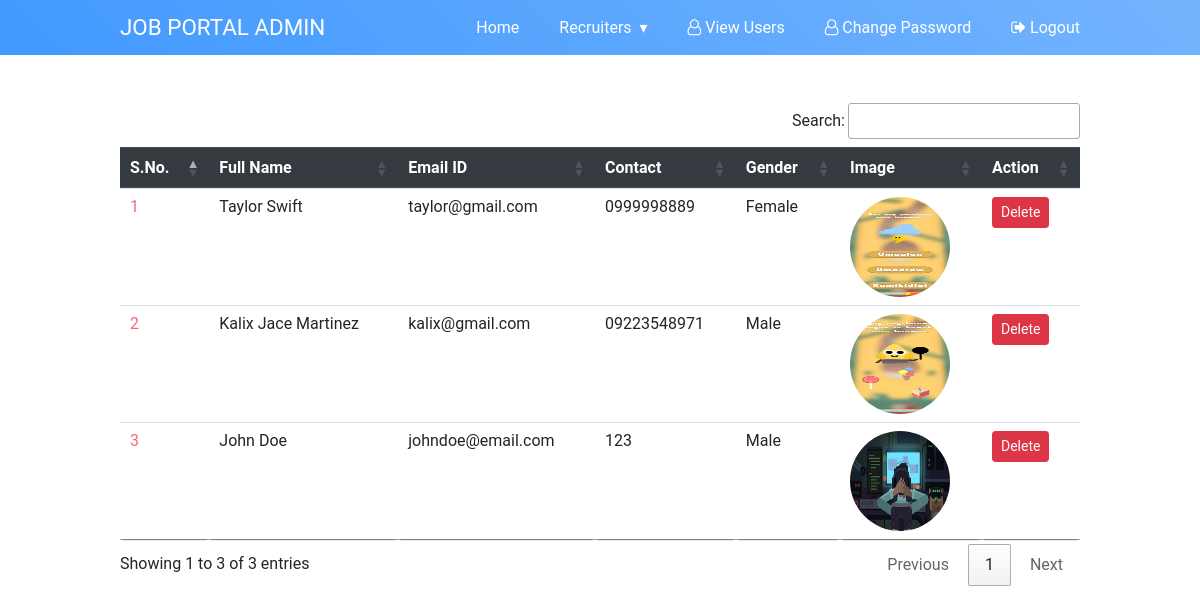
The page /view_users (signed in) on the database its author committed.
### job/models.py (models this page shows, shortened)
class StudentUser(models.Model):
    user = models.ForeignKey(User, on_delete=models.CASCADE)
    mobile = models.CharField(max_length=15,null=True)
    image = models.FileField(null=True)
    gender = models.CharField(max_length=10,null=True)
    type = models.CharField(max_length=15,null=True)

### job/views.py (the view)
# urls.py: path('view_users', view_users, name="view_users"),
def view_users(request):
    if not request.user.is_authenticated:
        return redirect('admin_login')
    data = StudentUser.objects.all()
    d = {'data': data}
    return render(request, 'view_users.html', d)

### job/templates/view_users.html (shortened to what this page needs)
{% load static %} {% block body %} {% include 'admin_navigation.html' %}
<div class="container table-responsive py-5">
  <table class="table table-hover" id="example">
    <thead class="thead-dark">
      <tr>
        <th>S.No.</th>
        <th>Full Name</th>
        <th>Email ID</th>
        <th>Contact</th>
        <th>Gender</th>
        <th>Image</th>
        <th>Action</th>
      </tr>
    </thead>
    <tbody>
      {% for i in data %}
      <tr>
        <td>{{forloop.counter}}</td>
        <td>{{i.user.first_name}} {{i.user.last_name}}</td>
        <td>{{i.user.username}}</td>
        <td>{{i.mobile}}</td>
        <td>{{i.gender}}</td>
        <td>
          <img
            src="{{i.image.url}}"
            style="width: 100px; height: 100px; border-radius: 50%"
          />
        </td>
        <td>
          <a
            href="{% url 'delete_user' i.user.id %}"
            class="btn btn-danger btn-sm"
            onclick="return confirm('Are You Sure?')"
            >Delete</a
          >
        </td>
      </tr>
      {% endfor %}
    </tbody>
  </table>
</div>
{% endblock %}

### job/templates/admin_navigation.html (style rules this page uses)
body { margin: 0; padding: 0; font-family: "Roboto", sans-serif; }

### job/templates/view_users.html (style rules this page uses)
.container td { font-weight: normal; font-size: 1em; -webkit-box-shadow: 0 2px 2px -2px #0e1119; -moz-box-shadow: 0 2px 2px -2px #0e1119; box-shadow: 0 2px 2px -2px #0e1119; }
.container { text-align: left; overflow: hidden; width: 80%; margin: 0 auto; display: table; padding: 0 0 8em 0; }
.container td, .container th { padding-bottom: 2%; padding-top: 2%; padding-left: 2%; }
.container tr:nth-child(odd) { background-color: white; }
.container tr:nth-child(even) { background-color: white; }
.container th { background-color: white; }
.container td:first-child { color: #fb667a; }

### rows shown on the page
StudentUser: user.first_name "Taylor", user.last_name "Swift", user.username "taylor@gmail.com", mobile "0999998889", gender "Female", image (picture)
StudentUser: user.first_name "Kalix Jace", user.last_name "Martinez", user.username "kalix@gmail.com", mobile "09223548971", gender "Male", image (picture)
StudentUser: user.first_name "John", user.last_name "Doe", user.username "johndoe@email.com", mobile "123", gender "Male", image (picture)
